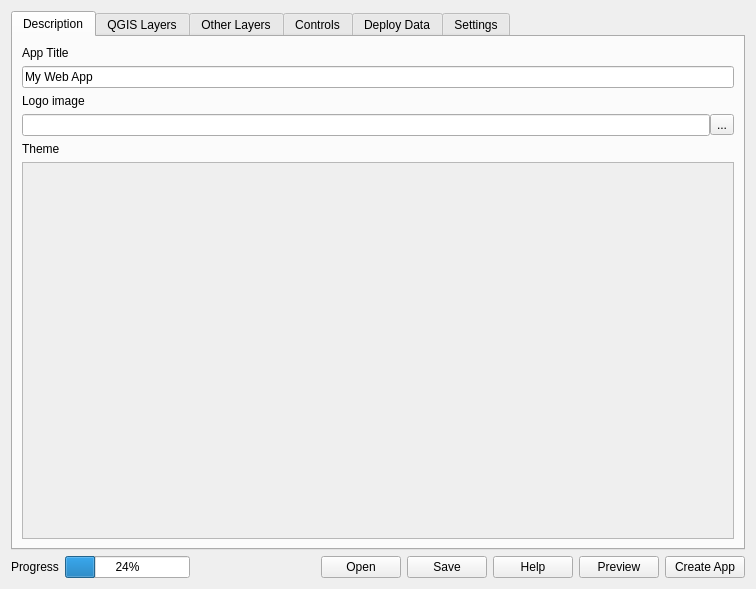
<?xml version="1.0" encoding="UTF-8"?>
<ui version="4.0">
 <class>Dialog</class>
 <widget class="QDialog" name="Dialog">
  <property name="geometry">
   <rect>
    <x>0</x>
    <y>0</y>
    <width>756</width>
    <height>589</height>
   </rect>
  </property>
  <property name="windowTitle">
   <string>Web App Builder</string>
  </property>
  <layout class="QVBoxLayout" name="verticalLayout">
   <item>
    <widget class="QTabWidget" name="tabPanel">
     <property name="currentIndex">
      <number>0</number>
     </property>
     <widget class="QWidget" name="descriptionTab">
      <attribute name="title">
       <string>Description</string>
      </attribute>
      <layout class="QGridLayout" name="gridLayout_2">
       <item row="0" column="0">
        <widget class="QLabel" name="label">
         <property name="text">
          <string>App Title</string>
         </property>
        </widget>
       </item>
       <item row="1" column="0">
        <widget class="QLineEdit" name="titleBox">
         <property name="text">
          <string>My Web App</string>
         </property>
        </widget>
       </item>
       <item row="2" column="0">
        <widget class="QLabel" name="label_2">
         <property name="text">
          <string>Logo image</string>
         </property>
        </widget>
       </item>
       <item row="3" column="0">
        <layout class="QHBoxLayout" name="horizontalLayout_2">
         <property name="spacing">
          <number>0</number>
         </property>
         <item>
          <widget class="QLineEdit" name="logoBox"/>
         </item>
         <item>
          <widget class="QToolButton" name="buttonLogo">
           <property name="toolTip">
            <string>Browse...</string>
           </property>
           <property name="text">
            <string>...</string>
           </property>
          </widget>
         </item>
        </layout>
       </item>
       <item row="4" column="0">
        <widget class="QLabel" name="label_3">
         <property name="text">
          <string>Theme</string>
         </property>
        </widget>
       </item>
       <item row="5" column="0">
        <widget class="QScrollArea" name="scrollArea">
         <property name="widgetResizable">
          <bool>true</bool>
         </property>
         <widget class="QWidget" name="scrollAreaWidgetContents">
          <property name="geometry">
           <rect>
            <x>0</x>
            <y>0</y>
            <width>714</width>
            <height>364</height>
           </rect>
          </property>
          <layout class="QGridLayout" name="gridLayout">
           <item row="0" column="0">
            <widget class="QWidget" name="widgetThemes" native="true">
             <layout class="QGridLayout" name="gridLayoutThemes"/>
            </widget>
           </item>
          </layout>
         </widget>
        </widget>
       </item>
      </layout>
     </widget>
     <widget class="QWidget" name="layersTab">
      <attribute name="title">
       <string>QGIS Layers</string>
      </attribute>
      <layout class="QVBoxLayout" name="verticalLayout_3">
       <item>
        <layout class="QHBoxLayout" name="horizontalLayout_3">
         <item>
          <widget class="QgsFilterLineEdit" name="filterLayersBox">
           <property name="qgisRelation" stdset="0">
            <string notr="true"/>
           </property>
          </widget>
         </item>
         <item>
          <widget class="QToolButton" name="expandLayersButton">
           <property name="text">
            <string>...</string>
           </property>
          </widget>
         </item>
         <item>
          <widget class="QToolButton" name="collapseLayersButton">
           <property name="text">
            <string>...</string>
           </property>
          </widget>
         </item>
        </layout>
       </item>
       <item>
        <widget class="QTreeWidget" name="layersTree">
         <property name="columnCount">
          <number>2</number>
         </property>
         <attribute name="headerVisible">
          <bool>false</bool>
         </attribute>
         <column>
          <property name="text">
           <string notr="true">1</string>
          </property>
         </column>
         <column>
          <property name="text">
           <string notr="true">2</string>
          </property>
         </column>
        </widget>
       </item>
      </layout>
     </widget>
     <widget class="QWidget" name="baseLayerTab">
      <attribute name="title">
       <string>Other Layers</string>
      </attribute>
      <layout class="QVBoxLayout" name="verticalLayout_2">
       <item>
        <widget class="QgsCollapsibleGroupBox" name="mGroupBox">
         <property name="title">
          <string>Base Layers</string>
         </property>
         <layout class="QGridLayout" name="gridLayout_6">
          <item row="0" column="0">
           <widget class="QScrollArea" name="scrollArea_2">
            <property name="widgetResizable">
             <bool>true</bool>
            </property>
            <widget class="QWidget" name="scrollAreaWidgetContents_2">
             <property name="geometry">
              <rect>
               <x>0</x>
               <y>0</y>
               <width>688</width>
               <height>203</height>
              </rect>
             </property>
             <layout class="QGridLayout" name="gridLayout_4">
              <item row="0" column="0">
               <widget class="QWidget" name="widgetBaseLayers" native="true">
                <layout class="QGridLayout" name="gridLayoutBaseLayers"/>
               </widget>
              </item>
             </layout>
            </widget>
           </widget>
          </item>
         </layout>
        </widget>
       </item>
       <item>
        <widget class="QgsCollapsibleGroupBox" name="mGroupBox_2">
         <property name="title">
          <string>Overlays</string>
         </property>
         <layout class="QGridLayout" name="gridLayout_5">
          <item row="0" column="0">
           <widget class="QScrollArea" name="scrollArea_3">
            <property name="widgetResizable">
             <bool>true</bool>
            </property>
            <widget class="QWidget" name="scrollAreaWidgetContents_3">
             <property name="geometry">
              <rect>
               <x>0</x>
               <y>0</y>
               <width>688</width>
               <height>203</height>
              </rect>
             </property>
             <layout class="QGridLayout" name="gridLayout_3">
              <item row="0" column="0">
               <widget class="QWidget" name="widgetBaseOverlays" native="true">
                <layout class="QGridLayout" name="gridLayoutBaseOverlays"/>
               </widget>
              </item>
             </layout>
            </widget>
           </widget>
          </item>
         </layout>
        </widget>
       </item>
      </layout>
     </widget>
     <widget class="QWidget" name="widgetsTab">
      <attribute name="title">
       <string>Controls</string>
      </attribute>
      <layout class="QGridLayout" name="gridLayout_7">
       <item row="0" column="0">
        <widget class="QGroupBox" name="groupBox">
         <property name="title">
          <string>Controls (right click to configure)</string>
         </property>
         <layout class="QGridLayout" name="gridLayout_9">
          <item row="0" column="0">
           <widget class="QScrollArea" name="scrollArea_4">
            <property name="widgetResizable">
             <bool>true</bool>
            </property>
            <widget class="QWidget" name="scrollAreaWidgetContents_4">
             <property name="geometry">
              <rect>
               <x>0</x>
               <y>0</y>
               <width>688</width>
               <height>450</height>
              </rect>
             </property>
             <layout class="QGridLayout" name="gridLayout_8">
              <item row="0" column="0">
               <widget class="QWidget" name="scrollAreaWidgetContents_5" native="true">
                <layout class="QGridLayout" name="gridLayoutWidgets"/>
               </widget>
              </item>
             </layout>
            </widget>
           </widget>
          </item>
         </layout>
        </widget>
       </item>
      </layout>
     </widget>
     <widget class="QWidget" name="suiteTab">
      <attribute name="title">
       <string>Deploy Data</string>
      </attribute>
      <layout class="QVBoxLayout" name="verticalLayout_4">
       <item>
        <widget class="QScrollArea" name="scrollArea_5">
         <property name="widgetResizable">
          <bool>true</bool>
         </property>
         <widget class="QWidget" name="scrollAreaWidgetContents_6">
          <property name="geometry">
           <rect>
            <x>0</x>
            <y>0</y>
            <width>699</width>
            <height>502</height>
           </rect>
          </property>
          <layout class="QVBoxLayout" name="verticalLayout_5">
           <item>
            <widget class="QLabel" name="lblDeployWarning">
             <property name="styleSheet">
              <string notr="true">color: rgb(170, 0, 0);</string>
             </property>
             <property name="text">
              <string>Panels are disabled because the selected deploy method in the QGIS Layers tab do not use PostGIS and/or GeoServer. 
They will become enabled once the deploy method is modified and the corresponding setting in this tab are needed</string>
             </property>
             <property name="wordWrap">
              <bool>true</bool>
             </property>
            </widget>
           </item>
           <item>
            <widget class="QgsCollapsibleGroupBox" name="postgisGroupBox">
             <property name="title">
              <string>PostGIS</string>
             </property>
             <layout class="QGridLayout" name="gridLayout_10">
              <item row="0" column="0">
               <widget class="QLabel" name="label_13">
                <property name="text">
                 <string>Host</string>
                </property>
               </widget>
              </item>
              <item row="0" column="1">
               <widget class="QLineEdit" name="postgisHostBox">
                <property name="text">
                 <string>localhost</string>
                </property>
               </widget>
              </item>
              <item row="1" column="0">
               <widget class="QLabel" name="label_10">
                <property name="text">
                 <string>Port</string>
                </property>
               </widget>
              </item>
              <item row="1" column="1">
               <widget class="QLineEdit" name="postgisPortBox">
                <property name="text">
                 <string>5432</string>
                </property>
               </widget>
              </item>
              <item row="2" column="0">
               <widget class="QLabel" name="label_14">
                <property name="text">
                 <string>Database</string>
                </property>
               </widget>
              </item>
              <item row="2" column="1">
               <widget class="QLineEdit" name="postgisDatabaseBox">
                <property name="text">
                 <string>database</string>
                </property>
               </widget>
              </item>
              <item row="3" column="0">
               <widget class="QLabel" name="label_12">
                <property name="text">
                 <string>Schema</string>
                </property>
               </widget>
              </item>
              <item row="3" column="1">
               <widget class="QLineEdit" name="postgisSchemaBox">
                <property name="text">
                 <string/>
                </property>
                <property name="placeholderText">
                 <string>[Leave blank to use project name]</string>
                </property>
               </widget>
              </item>
              <item row="4" column="0">
               <widget class="QLabel" name="label_11">
                <property name="text">
                 <string>Username</string>
                </property>
               </widget>
              </item>
              <item row="4" column="1">
               <widget class="QLineEdit" name="postgisUsernameBox">
                <property name="text">
                 <string>postgres</string>
                </property>
               </widget>
              </item>
              <item row="5" column="0">
               <widget class="QLabel" name="label_8">
                <property name="text">
                 <string>Password</string>
                </property>
               </widget>
              </item>
              <item row="5" column="1">
               <widget class="QLineEdit" name="postgisPasswordBox">
                <property name="text">
                 <string>postgres</string>
                </property>
                <property name="echoMode">
                 <enum>QLineEdit::Password</enum>
                </property>
               </widget>
              </item>
             </layout>
            </widget>
           </item>
           <item>
            <widget class="QgsCollapsibleGroupBox" name="geoserverGroupBox">
             <property name="title">
              <string>GeoServer</string>
             </property>
             <layout class="QGridLayout" name="gridLayout_11">
              <item row="0" column="0">
               <widget class="QLabel" name="label_4">
                <property name="text">
                 <string>Url</string>
                </property>
               </widget>
              </item>
              <item row="0" column="1">
               <widget class="QLineEdit" name="geoserverUrlBox">
                <property name="text">
                 <string>http://localhost:8080/geoserver</string>
                </property>
               </widget>
              </item>
              <item row="1" column="0">
               <widget class="QLabel" name="label_6">
                <property name="text">
                 <string>Username</string>
                </property>
               </widget>
              </item>
              <item row="1" column="1">
               <widget class="QLineEdit" name="geoserverUsernameBox">
                <property name="text">
                 <string>admin</string>
                </property>
               </widget>
              </item>
              <item row="2" column="0">
               <widget class="QLabel" name="label_7">
                <property name="text">
                 <string>Password</string>
                </property>
               </widget>
              </item>
              <item row="2" column="1">
               <widget class="QLineEdit" name="geoserverPasswordBox">
                <property name="text">
                 <string>geoserver</string>
                </property>
                <property name="echoMode">
                 <enum>QLineEdit::Password</enum>
                </property>
               </widget>
              </item>
              <item row="3" column="0">
               <widget class="QLabel" name="label_5">
                <property name="text">
                 <string>Workspace</string>
                </property>
               </widget>
              </item>
              <item row="3" column="1">
               <widget class="QLineEdit" name="geoserverWorkspaceBox">
                <property name="placeholderText">
                 <string>[leave blank to use project name]</string>
                </property>
               </widget>
              </item>
             </layout>
            </widget>
           </item>
           <item>
            <widget class="QCheckBox" name="checkBoxDeployData">
             <property name="text">
              <string>Do not deploy layer data</string>
             </property>
            </widget>
           </item>
           <item>
            <widget class="QLabel" name="label_9">
             <property name="styleSheet">
              <string notr="true">color: rgb(163, 163, 163);</string>
             </property>
             <property name="text">
              <string>Check this box only if you are updating the UI of an existing app</string>
             </property>
            </widget>
           </item>
           <item>
            <spacer name="verticalSpacer">
             <property name="orientation">
              <enum>Qt::Vertical</enum>
             </property>
             <property name="sizeHint" stdset="0">
              <size>
               <width>20</width>
               <height>28</height>
              </size>
             </property>
            </spacer>
           </item>
          </layout>
         </widget>
        </widget>
       </item>
      </layout>
     </widget>
     <widget class="QWidget" name="settingsTab">
      <attribute name="title">
       <string>Settings</string>
      </attribute>
      <layout class="QGridLayout" name="gridLayout_12">
       <item row="0" column="0">
        <widget class="QTreeWidget" name="settingsTree">
         <property name="columnCount">
          <number>2</number>
         </property>
         <attribute name="headerVisible">
          <bool>false</bool>
         </attribute>
         <column>
          <property name="text">
           <string notr="true">1</string>
          </property>
         </column>
         <column>
          <property name="text">
           <string notr="true">2</string>
          </property>
         </column>
        </widget>
       </item>
      </layout>
     </widget>
    </widget>
   </item>
   <item>
    <layout class="QHBoxLayout" name="horizontalLayout">
     <item>
      <widget class="QLabel" name="progressLabel">
       <property name="text">
        <string>Progress</string>
       </property>
      </widget>
     </item>
     <item>
      <widget class="QProgressBar" name="progressBar">
       <property name="value">
        <number>24</number>
       </property>
      </widget>
     </item>
     <item>
      <spacer name="horizontalSpacer">
       <property name="orientation">
        <enum>Qt::Horizontal</enum>
       </property>
       <property name="sizeHint" stdset="0">
        <size>
         <width>40</width>
         <height>20</height>
        </size>
       </property>
      </spacer>
     </item>
     <item>
      <widget class="QPushButton" name="buttonOpen">
       <property name="text">
        <string>Open</string>
       </property>
       <property name="autoDefault">
        <bool>false</bool>
       </property>
      </widget>
     </item>
     <item>
      <widget class="QPushButton" name="buttonSave">
       <property name="text">
        <string>Save</string>
       </property>
       <property name="autoDefault">
        <bool>false</bool>
       </property>
      </widget>
     </item>
     <item>
      <widget class="QPushButton" name="buttonHelp">
       <property name="text">
        <string>Help</string>
       </property>
       <property name="autoDefault">
        <bool>false</bool>
       </property>
      </widget>
     </item>
     <item>
      <widget class="QPushButton" name="buttonPreview">
       <property name="text">
        <string>Preview</string>
       </property>
       <property name="autoDefault">
        <bool>false</bool>
       </property>
      </widget>
     </item>
     <item>
      <widget class="QPushButton" name="buttonCreateApp">
       <property name="text">
        <string>Create App</string>
       </property>
       <property name="autoDefault">
        <bool>false</bool>
       </property>
      </widget>
     </item>
    </layout>
   </item>
  </layout>
 </widget>
 <customwidgets>
  <customwidget>
   <class>QgsCollapsibleGroupBox</class>
   <extends>QGroupBox</extends>
   <header>qgscollapsiblegroupbox.h</header>
   <container>1</container>
  </customwidget>
  <customwidget>
   <class>QgsFilterLineEdit</class>
   <extends>QLineEdit</extends>
   <header>qgsfilterlineedit.h</header>
  </customwidget>
 </customwidgets>
 <resources/>
 <connections/>
</ui>
